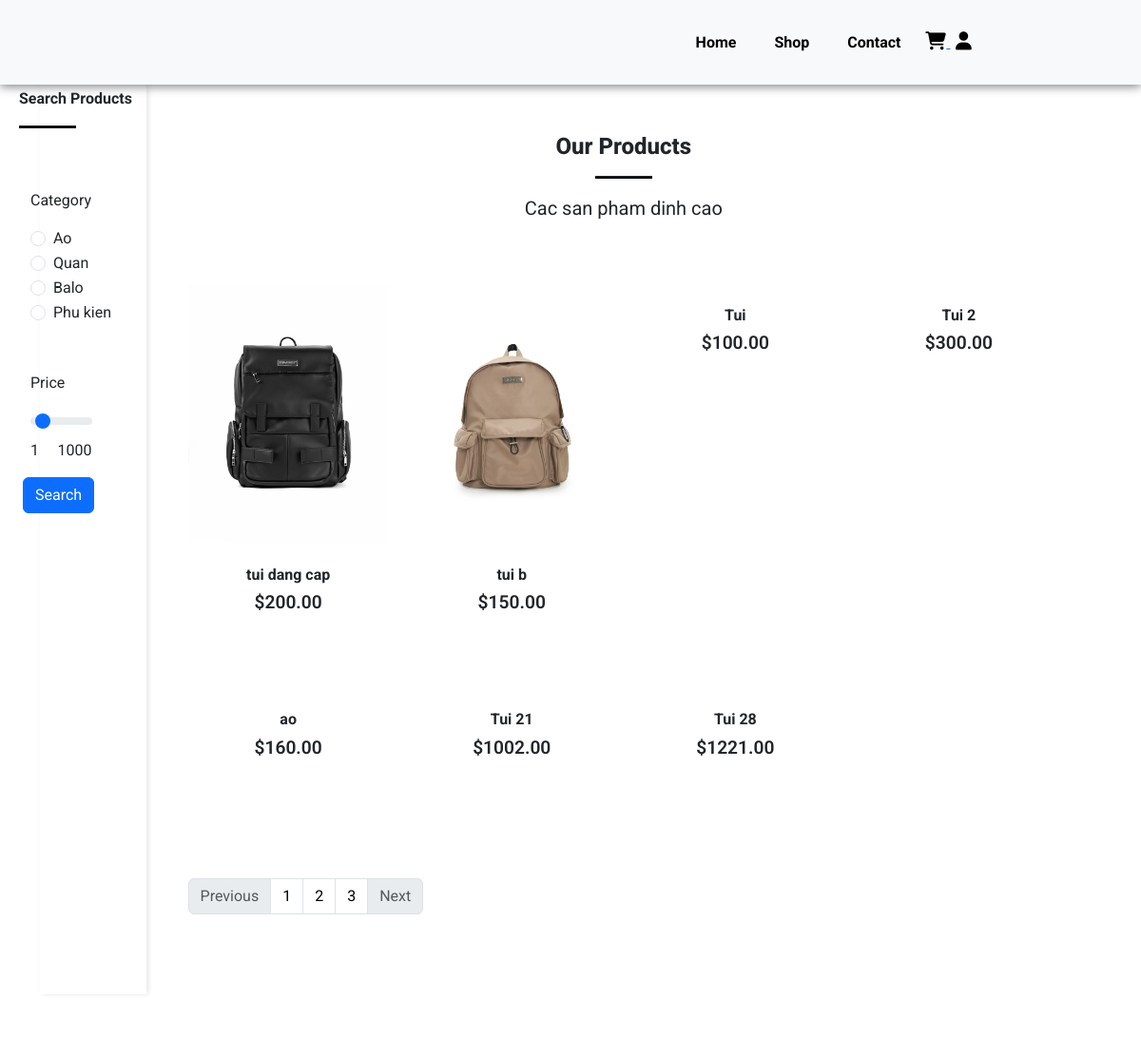
The app's page /shop.php (upper part), older data.
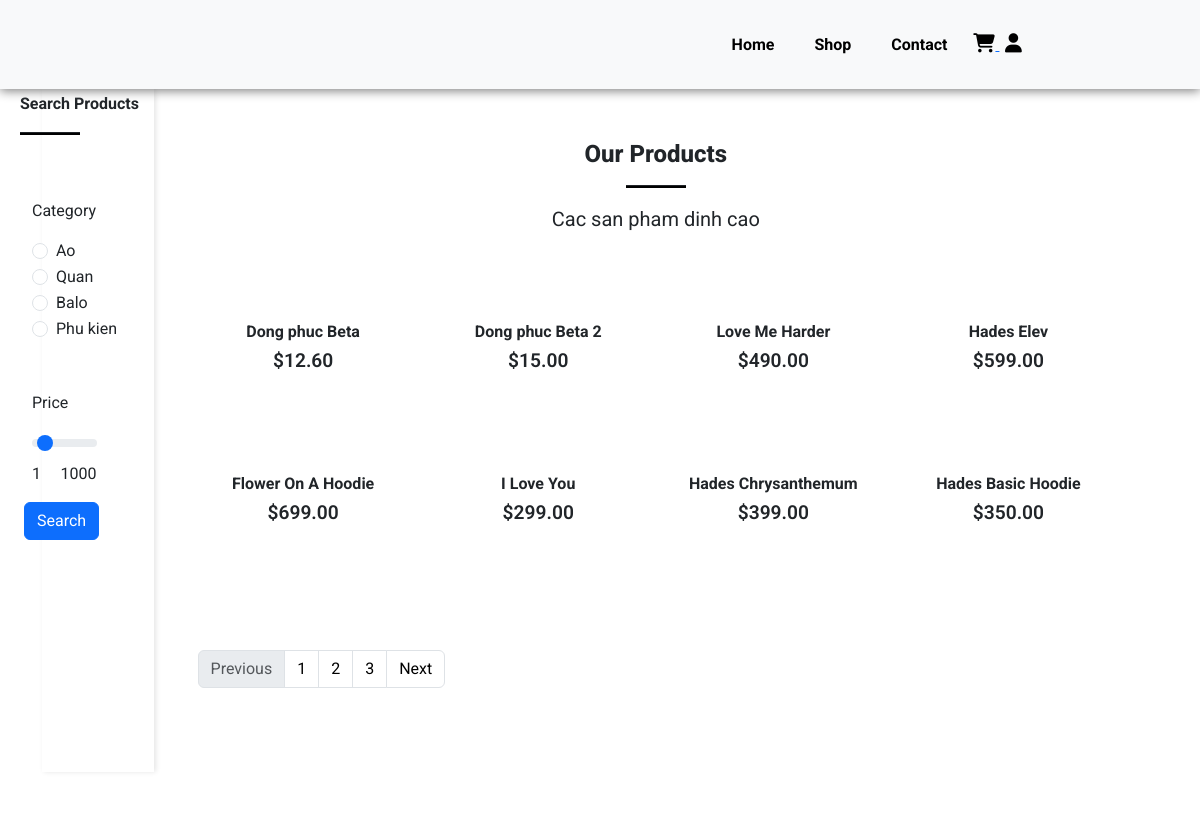
The same page, newer data.
### tables this page shows
CREATE TABLE `products` (
  `product_id` int(11) NOT NULL,
  `product_name` varchar(100) NOT NULL,
  `product_category` varchar(100) NOT NULL,
  `product_description` varchar(255) NOT NULL,
  `product_image` varchar(255) NOT NULL,
  `product_image2` varchar(255) NOT NULL,
  `product_image3` varchar(255) NOT NULL,
  `product_image4` varchar(255) NOT NULL,
  `product_price` decimal(6,2) NOT NULL,
  `product_special_offer` int(100) NOT NULL,
  `product_color` varchar(100) NOT NULL
);

### shop.php (the view, shortened to what the changed rows need)
<?php
include('server/connection.php');
if (isset($_POST['search'])) {
  if(isset($_GET['page_no']) && $_GET['page_no'] != ""){
        $page_no = $_GET['page_no'];
    } else{
        $page_no = 1;
    }
    $category = $_POST['category'];
    $price = $_POST['price'];
    $stmt1 = $conn->prepare("SELECT COUNT(*) As total_records FROM products WHERE product_category=? AND product_price<=?");
    $stmt1->bind_param('si',$category,$price);
    $stmt1->execute();
    $stmt1->bind_result($total_records);
    $stmt1->store_result();
    $stmt1->fetch();
    $total_records_per_page = 8;
    $offset = ($page_no-1) * $total_records_per_page;
    $previous_page = $page_no - 1;
    $next_page = $page_no + 1;
    $adjacents = "2";
    $total_no_of_pages = ceil($total_records/$total_records_per_page);
    $stmt2 = $conn->prepare("SELECT * FROM products WHERE product_category=? AND product_price<=? LIMIT $offset,$total_records_per_page");
    $stmt2->bind_param("si",$category,$price);
    $stmt2->execute();
    $products = $stmt2->get_result();
} else {
      if(isset($_GET['page_no']) && $_GET['page_no'] != ""){
        $page_no = $_GET['page_no'];
      } else {
        $page_no = 1;
      }
      $stmt1 = $conn->prepare("SELECT COUNT(*) As total_records FROM products");
      $stmt1->execute();
      $stmt1->bind_result($total_records);
      $total_records_per_page = 8;
      $offset = ($page_no-1) * $total_records_per_page;
      $total_no_of_pages = ceil($total_records/$total_records_per_page);
      $stmt2 = $conn->prepare("SELECT * FROM products LIMIT $offset,$total_records_per_page");
      $stmt2->execute();
      $products = $stmt2->get_result();
  }
?>
<!DOCTYPE html>
<html lang="en">
<head>
    <link href="https://cdn.jsdelivr.net/npm/bootstrap@5.3.3/dist/css/bootstrap.min.css" rel="stylesheet">
    <link rel="stylesheet" href="https://cdnjs.cloudflare.com/ajax/libs/font-awesome/4.7.0/css/font-awesome.min.css">
    <link rel="stylesheet" href="assets/css/style.css">
</head>
<body>
<?php include('layouts/header.php'); ?>
      <div class="container" style="display: flex; flex-direction: row">
        <div class="main-content" style="width: 90%; padding:20px;">
          <section id="feature" class="my-0 py-5">
            <div class="row mx-auto container">
              <?php while ($row = $products->fetch_assoc()) { ?>
                <div onclick="window.location.href='single_product.php';" class="product text-center col-lg-3 col-md-4 col-sm-12">
                    <img class="img-fluid mb-3" src="assets/imgs/<?php echo $row['product_image']; ?>" alt="">
                    <h5 class="p-name"><?php echo $row['product_name']; ?></h5>
                    <h4 class="p-price">$<?php echo $row['product_price']; ?></h4>
                </div>
              <?php } ?>
          <nav aria-label="Page navigation example">
          <ul class="pagination mt-5 mx-auto">
            <li class="page-item <?php if($page_no >= $total_no_of_pages){echo 'disabled';}?>">
              <a class="page-link" href="<?php if($page_no >= $total_no_of_pages){echo '#';} else{echo "?page_no=".($page_no+1);} ?>">Next</a>
            </li>
          </ul>
          </nav>
            </div>
          </section>
          </div>
      </div>
<?php include('layouts/footer.php'); ?>

Row changes from the older to the newer data that the page shows:
removed products: product_image (picture), product_name "tui dang cap", product_price "200.00"
removed products: product_image (picture), product_name "tui b", product_price "150.00"
removed products: product_name "Tui", product_price "100.00"
removed products: product_name "Tui 2", product_price "300.00"
removed products: product_name "ao", product_price "160.00"
no longer on this page (row edited): products: product_name "Tui 21", product_price "1002.00"
no longer on this page (row edited): products: product_name "Tui 28", product_price "1221.00"
added products: product_name "Dong phuc Beta", product_price "12.60"
added products: product_name "Dong phuc Beta 2", product_price "15.00"
added products: product_name "Love Me Harder", product_price "490.00"
added products: product_name "Hades Elev", product_price "599.00"
added products: product_name "Flower On A Hoodie", product_price "699.00"
added products: product_name "I Love You", product_price "299.00"
added products: product_name "Hades Chrysanthemum", product_price "399.00"
added products: product_name "Hades Basic Hoodie", product_price "350.00"
